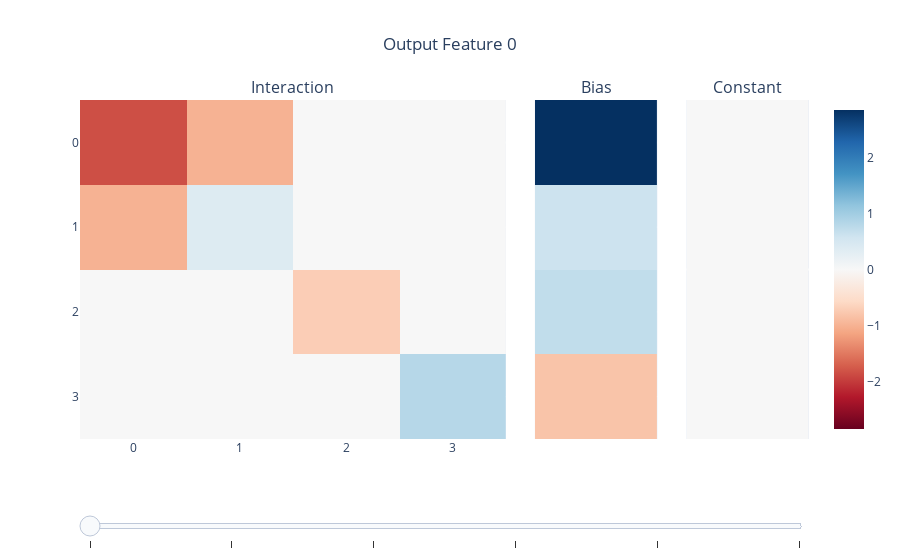

This figure's notebook cell:
### Code cell
plot_output_interaction(model.ube[4])

### Figure 1 — Plotly figure (JSON) as saved in the notebook; plotly's stock layout.template omitted (floating-point values rounded to 4 significant figures)
{"data": [{"coloraxis": "coloraxis", "hovertemplate": "(%{x}, %{y}): %{z:.2f}", "name": "", "type": "heatmap", "visible": true, "xaxis": "x", "yaxis": "y", "z": [[-1.845, -0.9999, 2.329e-05, 1.407e-05], [-0.9999, 0.3925, -2.4e-05, -1.691e-05], [2.319e-05, -2.4e-05, -0.7112, -1.829e-05], [1.402e-05, -1.688e-05, -1.832e-05, 0.8134]]}, {"coloraxis": "coloraxis", "hovertemplate": "(%{x}, %{y}): %{z:.2f}", "name": "", "type": "heatmap", "visible": false, "xaxis": "x", "yaxis": "y", "z": [[-1.596, 3.495e-05, -0.9999, 7.702e-06], [3.494e-05, 0.0698, -8.547e-05, 3.486e-05], [-0.9999, -8.549e-05, -0.6234, -7.914e-06], [7.719e-06, 3.486e-05, -7.929e-06, 0.3535]]}, {"coloraxis": "coloraxis", "hovertemplate": "(%{x}, %{y}): %{z:.2f}", "name": "", "type": "heatmap", "visible": false, "xaxis": "x", "yaxis": "y", "z": [[0.09271, -2.305e-05, -1.23e-05, -0.9999], [-2.304e-05, 0.254, 4.619e-05, -8.305e-05], [-1.233e-05, 4.613e-05, -0.348, -4.297e-05], [-0.9999, -8.298e-05, -4.299e-05, 1.022]]}, {"coloraxis": "coloraxis", "hovertemplate": "(%{x}, %{y}): %{z:.2f}", "name": "", "type": "heatmap", "visible": false, "xaxis": "x", "yaxis": "y", "z": [[1.04, 1.314e-05, 7.066e-06, 1.484e-05], [1.317e-05, 0.868, -0.9999, 1.737e-05], [7.113e-06, -0.9999, 1.044, -1.907e-05], [1.481e-05, 1.739e-05, -1.905e-05, -0.03003]]}, {"coloraxis": "coloraxis", "hovertemplate": "(%{x}, %{y}): %{z:.2f}", "name": "", "type": "heatmap", "visible": false, "xaxis": "x", "yaxis": "y", "z": [[-0.3969, 4.391e-06, -5.691e-06, -1.353e-06], [4.388e-06, 0.5466, -1.802e-05, -0.9999], [-5.715e-06, -1.799e-05, 0.0136, -1.601e-06], [-1.35e-06, -0.9999, -1.665e-06, 1.128]]}, {"coloraxis": "coloraxis", "hovertemplate": "(%{x}, %{y}): %{z:.2f}", "name": "", "type": "heatmap", "visible": false, "xaxis": "x", "yaxis": "y", "z": [[-0.004136, -1.013e-05, -3.707e-06, -3.613e-05], [-1.015e-05, 0.07341, -1.917e-05, -3.61e-05], [-3.709e-06, -1.919e-05, 0.5385, -1.0], [-3.612e-05, -3.614e-05, -1.0, 1.121]]}, {"coloraxis": "coloraxis", "hovertemplate": "%{y}: %{z:.2f}", "name": "", "type": "heatmap", "visible": true, "xaxis": "x4", "yaxis": "y4", "z": [[2.845], [0.6074], [0.7113], [-0.8134]]}, {"coloraxis": "coloraxis", "hovertemplate": "%{y}: %{z:.2f}", "name": "", "type": "heatmap", "visible": false, "xaxis": "x4", "yaxis": "y4", "z": [[2.596], [-0.06981], [1.623], [-0.3535]]}, {"coloraxis": "coloraxis", "hovertemplate": "%{y}: %{z:.2f}", "name": "", "type": "heatmap", "visible": false, "xaxis": "x4", "yaxis": "y4", "z": [[0.9073], [-0.2539], [0.348], [-0.0221]]}, {"coloraxis": "coloraxis", "hovertemplate": "%{y}: %{z:.2f}", "name": "", "type": "heatmap", "visible": false, "xaxis": "x4", "yaxis": "y4", "z": [[-1.04], [0.1319], [-0.04407], [0.03001]]}, {"coloraxis": "coloraxis", "hovertemplate": "%{y}: %{z:.2f}", "name": "", "type": "heatmap", "visible": false, "xaxis": "x4", "yaxis": "y4", "z": [[0.3969], [0.4534], [-0.01359], [-0.1283]]}, {"coloraxis": "coloraxis", "hovertemplate": "%{y}: %{z:.2f}", "name": "", "type": "heatmap", "visible": false, "xaxis": "x4", "yaxis": "y4", "z": [[0.004181], [-0.07336], [0.4615], [-0.1211]]}, {"coloraxis": "coloraxis", "hovertemplate": "%{z:.2f}", "name": "", "type": "heatmap", "visible": true, "xaxis": "x5", "yaxis": "y5", "z": [[-2.151e-06]]}, {"coloraxis": "coloraxis", "hovertemplate": "%{z:.2f}", "name": "", "type": "heatmap", "visible": false, "xaxis": "x5", "yaxis": "y5", "z": [[1.975e-05]]}, {"coloraxis": "coloraxis", "hovertemplate": "%{z:.2f}", "name": "", "type": "heatmap", "visible": false, "xaxis": "x5", "yaxis": "y5", "z": [[-1.115e-05]]}, {"coloraxis": "coloraxis", "hovertemplate": "%{z:.2f}", "name": "", "type": "heatmap", "visible": false, "xaxis": "x5", "yaxis": "y5", "z": [[2.296e-05]]}, {"coloraxis": "coloraxis", "hovertemplate": "%{z:.2f}", "name": "", "type": "heatmap", "visible": false, "xaxis": "x5", "yaxis": "y5", "z": [[-9.284e-06]]}, {"coloraxis": "coloraxis", "hovertemplate": "%{z:.2f}", "name": "", "type": "heatmap", "visible": false, "xaxis": "x5", "yaxis": "y5", "z": [[-4.745e-05]]}], "layout": {"annotations": [{"font": {"size": 16}, "showarrow": false, "text": "Interaction", "x": 0.292, "xanchor": "center", "xref": "paper", "y": 1, "yanchor": "bottom", "yref": "paper"}, {"font": {"size": 16}, "showarrow": false, "text": "Bias", "x": 0.708, "xanchor": "center", "xref": "paper", "y": 1, "yanchor": "bottom", "yref": "paper"}, {"font": {"size": 16}, "showarrow": false, "text": "Constant", "x": 0.916, "xanchor": "center", "xref": "paper", "y": 1, "yanchor": "bottom", "yref": "paper"}], "coloraxis": {"cmid": 0, "colorscale": [[0, "rgb(103,0,31)"], [0.1, "rgb(178,24,43)"], [0.2, "rgb(214,96,77)"], [0.3, "rgb(244,165,130)"], [0.4, "rgb(253,219,199)"], [0.5, "rgb(247,247,247)"], [0.6, "rgb(209,229,240)"], [0.7, "rgb(146,197,222)"], [0.8, "rgb(67,147,195)"], [0.9, "rgb(33,102,172)"], [1, "rgb(5,48,97)"]]}, "sliders": [{"active": 0, "currentvalue": {"prefix": "Feature "}, "font": {"color": "white"}, "pad": {"t": 50}, "steps": [{"args": [{"visible": [true, false, false, false, false, false, true, false, false, false, false, false, true, false, false, false, false, false]}, {"title": "Output Feature 0"}], "label": "", "method": "update"}, {"args": [{"visible": [false, true, false, false, false, false, false, true, false, false, false, false, false, true, false, false, false, false]}, {"title": "Output Feature 1"}], "label": "", "method": "update"}, {"args": [{"visible": [false, false, true, false, false, false, false, false, true, false, false, false, false, false, true, false, false, false]}, {"title": "Output Feature 2"}], "label": "", "method": "update"}, {"args": [{"visible": [false, false, false, true, false, false, false, false, false, true, false, false, false, false, false, true, false, false]}, {"title": "Output Feature 3"}], "label": "", "method": "update"}, {"args": [{"visible": [false, false, false, false, true, false, false, false, false, false, true, false, false, false, false, false, true, false]}, {"title": "Output Feature 4"}], "label": "", "method": "update"}, {"args": [{"visible": [false, false, false, false, false, true, false, false, false, false, false, true, false, false, false, false, false, true]}, {"title": "Output Feature 5"}], "label": "", "method": "update"}]}], "title": {"text": "Output Feature 0", "x": 0.5}, "xaxis": {"anchor": "y", "domain": [0, 0.584], "tickvals": [0, 1, 2, 3, 4, 5]}, "xaxis2": {"anchor": "y2", "domain": [0.208, 0.376], "tickvals": [0, 1, 2, 3, 4, 5]}, "xaxis3": {"anchor": "y3", "domain": [0.416, 0.584], "tickvals": [0, 1, 2, 3, 4, 5]}, "xaxis4": {"anchor": "y4", "domain": [0.624, 0.792], "showticklabels": false, "tickvals": [0, 1, 2, 3, 4, 5]}, "xaxis5": {"anchor": "y5", "domain": [0.832, 1], "showticklabels": false, "tickvals": [0, 1, 2, 3, 4, 5]}, "yaxis": {"anchor": "x", "autorange": "reversed", "domain": [0, 1], "tickvals": [0, 1, 2, 3, 4, 5]}, "yaxis2": {"anchor": "x2", "autorange": "reversed", "domain": [0, 1], "tickvals": [0, 1, 2, 3, 4, 5]}, "yaxis3": {"anchor": "x3", "autorange": "reversed", "domain": [0, 1], "tickvals": [0, 1, 2, 3, 4, 5]}, "yaxis4": {"anchor": "x4", "autorange": "reversed", "domain": [0, 1], "showticklabels": false, "tickvals": [0, 1, 2, 3, 4, 5]}, "yaxis5": {"anchor": "x5", "autorange": "reversed", "domain": [0, 1], "showticklabels": false, "tickvals": [0, 1, 2, 3, 4, 5]}}}
